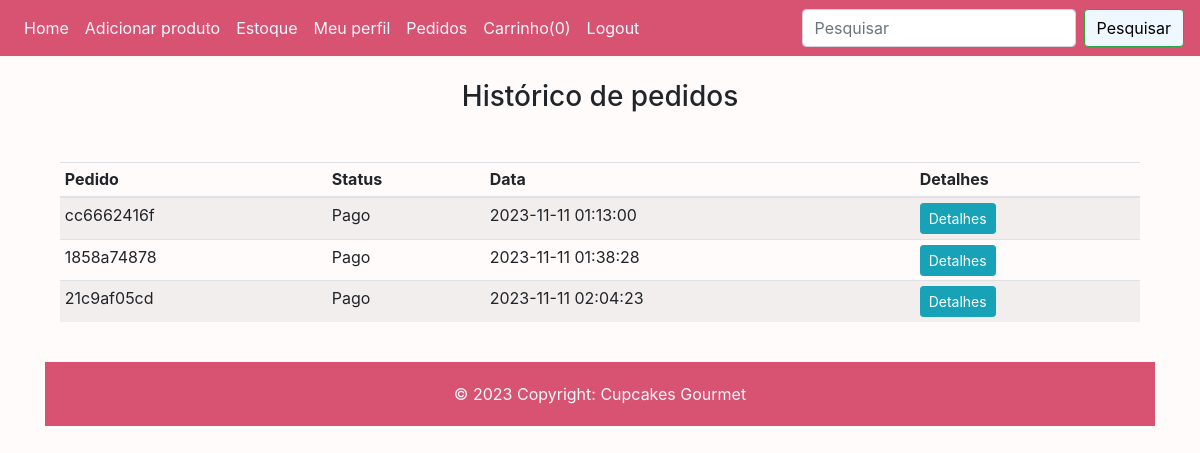
The page /allorders (signed in) on the database its author committed.
### website/models.py (models this page shows, shortened)
class Order(db.Model):
    id = db.Column(db.Integer, primary_key=True)
    total = db.Column(db.String(20), unique=True, nullable=False) # Identificação do pedido(invoice).
    status = db.Column(db.String(20), default='Pendente', nullable=False)
    userId = db.Column(db.Integer, unique=False, nullable=False)
    date = db.Column(db.DateTime(timezone = True), default=func.now(), nullable=False)
    orders = db.Column(JsonEcodeDict)
    user_id = db.Column(db.Integer, db.ForeignKey('user.id'))

### website/auth.py (the view)
@auth.route('/allorders', methods=['GET', 'POST']) # Histórico de pedidos
@login_required # Decorador que só vai permitir acesso ao logout caso o usuário estiver logado.
def allorders():
    if current_user.is_authenticated:
        customer_id = current_user.id
        orders = Order.query.filter_by(userId=customer_id)
    return render_template('/allorders.html', user=current_user, orders=orders)

### website/models.py (called while the page is built)
    def process_result_value(self, value, dialect):
        if value is None:
            return {}
        else:
            return json.loads(value)

### website/templates/allorders.html
{% extends "base.html" %} {% block title %}Pedidos{% endblock %} {% block
    content %}
    <br />
    <h3 align="center">Histórico de pedidos</h3>
    <div class="container mt-5">
      <table class="table table-sm table-condensed table-striped">
        <thead>
          <th>Pedido</th>
          <th>Status</th>
          <th>Data</th>
          <th>Detalhes</th>
        </thead>
        <tbody>
          {% for orders in orders %}
          <tr>
            <td>{{orders.total}}</td>
            <td>{{orders.status}}</td>
            <td>{{orders.date}}</td>
            <td><a href="{{url_for('auth.userOrders', total=orders.total)}}" class="btn btn-info btn-sm">Detalhes</a></td>
          {% endfor %}
          </tr>
        </tbody>
      </table>
    </div>
    <br />
    <footer class="text-light">
      <div class="text-center" style="background-color: #d85372; padding: 20px;" >
        &copy 2023 Copyright: <a href="#" style="color: aliceblue;">Cupcakes Gourmet</a>
      </div>
    </footer>
    {% endblock %}

### website/templates/base.html (style rules this page uses)
body { background-color: #fffbfb; }

### rows shown on the page
Order: total "cc6662416f", status "Pago", date "2023-11-11 01:13:00"
Order: total "1858a74878", status "Pago", date "2023-11-11 01:38:28"
Order: total "21c9af05cd", status "Pago", date "2023-11-11 02:04:23"

### other values the page prints
{{ session['Shoppingcart']|length }} "0"
